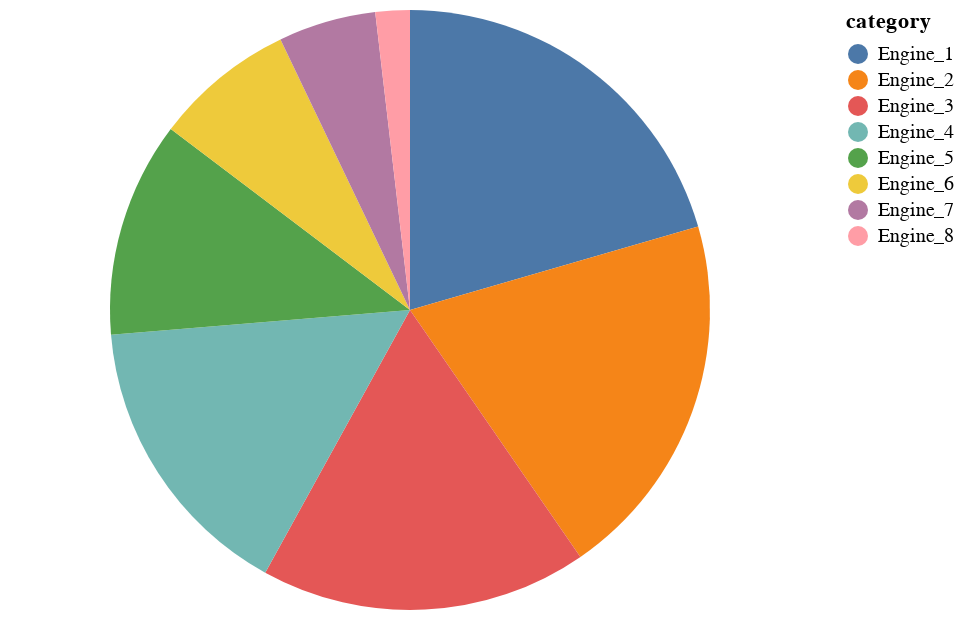

Source (notebook cell):
### Code cell
alt.Chart(source).mark_arc().encode(
    theta=alt.Theta(field="value", type="quantitative"),
    color=alt.Color(field="category", type="nominal"),
)

### Figure 1 — Vega-Lite specification as saved in the notebook (floating-point values rounded to 4 significant figures)
{"config": {"view": {"continuousWidth": 400, "continuousHeight": 300}}, "data": {"name": "data-98ec3fbf73b27815f0c24fa0ef657f21"}, "mark": "arc", "encoding": {"color": {"field": "category", "type": "nominal"}, "theta": {"field": "value", "type": "quantitative"}}, "$schema": "https://vega.github.io/schema/vega-lite/v4.17.0.json", "datasets": {"data-98ec3fbf73b27815f0c24fa0ef657f21": [{"category": "Engine_1", "value": 522200.0}, {"category": "Engine_2", "value": 505900.0}, {"category": "Engine_3", "value": 448800.0}, {"category": "Engine_4", "value": 399000.0}, {"category": "Engine_5", "value": 295900.0}, {"category": "Engine_6", "value": 193100.0}, {"category": "Engine_7", "value": 133700.0}, {"category": "Engine_8", "value": 47130.0}]}}
